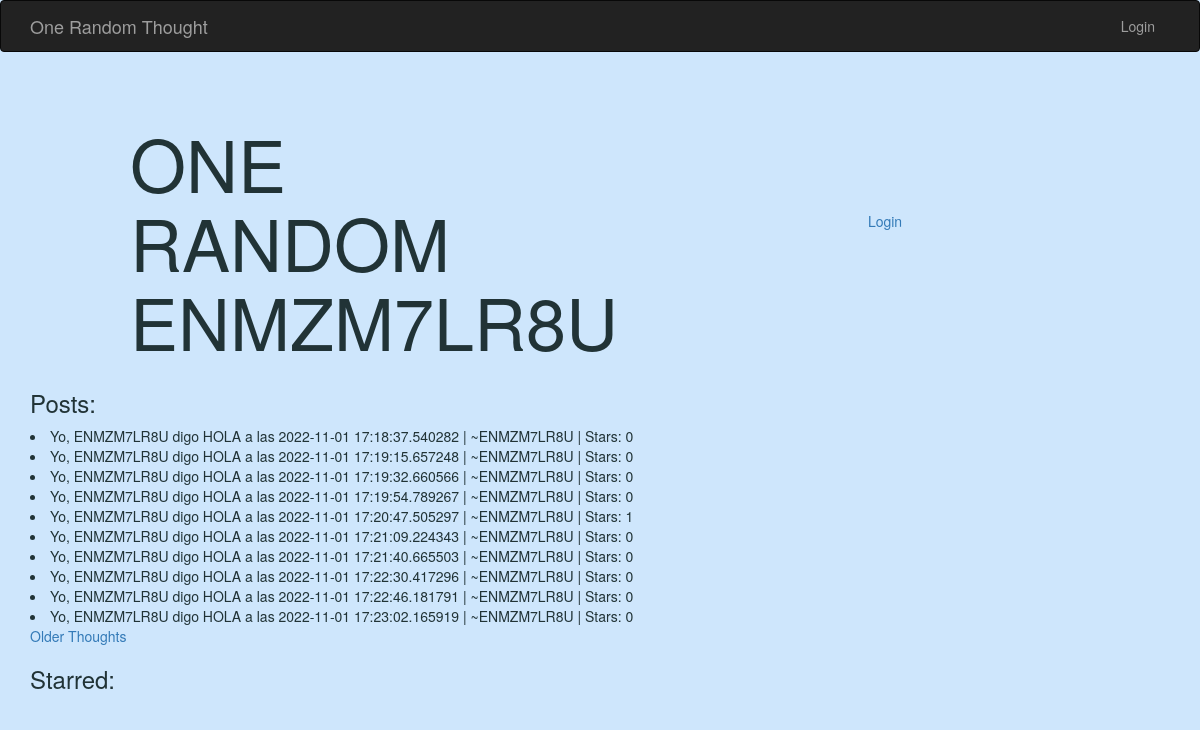
The page /user/ENMZM7LR8U on the database its author committed.
### app/models.py (models this page shows, shortened)
class User(UserMixin, db.Model):
    id = db.Column(db.Integer, primary_key=True)
    username = db.Column(db.String(64), index=True, unique=True)
    email = db.Column(db.String(120), index=True, unique=True)
    password_hash = db.Column(db.String(128))
    posts = db.relationship('Post', backref='author', lazy='dynamic')
    starred_posts = db.relationship('Post', secondary=star, lazy='dynamic', backref=db.backref('users_starred', lazy=True))
    stars = db.Column(db.Integer, default=0)
    last_post = db.Column(db.DateTime, default = date.min)

class Post(db.Model):
    id = db.Column(db.Integer, primary_key=True)
    body = db.Column(db.String(140))
    timestamp = db.Column(db.DateTime, index=True, default=datetime.utcnow)
    user_id = db.Column(db.Integer, db.ForeignKey('user.id'))
    def stars(self):
        return len(self.users_starred)

### app/main/routes.py (the view)
@bp.route("/user/<username>")
def profile(username):
    posts_page = request.args.get('posts_page', 1, type=int)
    starred_page = request.args.get('starred_page', 1, type=int)
    user = User.query.filter_by(username=username).first_or_404()
    user_posts = user.posts.paginate(page=posts_page, per_page=current_app.config['POSTS_PER_PAGE'], error_out=False)
    starred_posts = user.starred_posts.paginate(page=starred_page, per_page=current_app.config['POSTS_PER_PAGE'], error_out=False)
    user_posts_next_url = url_for('main.profile', username=username, posts_page=user_posts.next_num, starred_page=starred_page) if user_posts.has_next else None
    user_posts_prev_url = url_for('main.profile', username=username, posts_page=user_posts.prev_num, starred_page=starred_page) if user_posts.has_prev else None
    starred_posts_next_url = url_for('main.profile', username=username, posts_page=posts_page, starred_page=starred_posts.next_num) if starred_posts.has_next else None
    starred_posts_prev_url = url_for('main.profile', username=username, posts_page=posts_page, starred_page=starred_posts.prev_num) if starred_posts.has_prev else None
    return render_template('profile.html', title="{}'s Profile".format(username),\
                                                                    user=user, \
                                                                    user_posts=user_posts.items, \
                                                                    starred_posts=starred_posts.items, \
                                                                    user_posts_next_url = user_posts_next_url, \
                                                                    user_posts_prev_url = user_posts_prev_url, \
                                                                    starred_posts_next_url = starred_posts_next_url, \
                                                                    starred_posts_prev_url = starred_posts_prev_url, \
                                                                    )

### app/templates/profile.html (shortened to what this page needs)
{% extends "base.html" %}
{% block app_content %}
    <div class="grid-container">
        <div class="title grid-child">
            <h1>ONE RANDOM {{ user.username }}</h1>
        </div>
        <div class="login grid-child">
            {% if current_user.is_anonymous %}
            <a href="{{ url_for('auth.login') }}">Login</a></li>
            {% else %}
            <p>Total stars recieved: {{ current_user.stars }}</p>
            <p>Total starred posts: <span id="totalStarred">{{ current_user.starred_posts.count() }}</span></p>
            <a href="{{ url_for('main.profile', username=current_user.username) }}">Profile</a></li>
            <a href="{{ url_for('auth.logout') }}">Logout</a></li>
            {% endif %}
        </div>
    </div>
    <h3>Posts:</h3>
    {% for post in user_posts %}
    <li>
        {{ post.body }} | ~{{ post.author.username }} | Stars: {{ post.stars() }}
    </li>
    {% endfor %}
    {% if user_posts_next_url %}
        <a href="{{ user_posts_next_url }}">Older Thoughts</a>
    {% endif %}
    <h3>Starred:</h3>
{% endblock %}

### app/static/style.css (style rules this page uses)
body { background-color: #cee6fc; color: #213336; }
h1 { margin-top: 50px; margin-left: 100px; text-align: left; font-size: 6vw }
.login { text-align: center; margin: auto; }
.grid-container { margin: auto; display: grid; grid-template-columns: 50% 50%; }

### rows shown on the page
User: username "ENMZM7LR8U"
Post: body "Yo, ENMZM7LR8U digo HOLA a las 2022-11-01 17:18:37.540282", author.username "ENMZM7LR8U", stars "0"
Post: body "Yo, ENMZM7LR8U digo HOLA a las 2022-11-01 17:19:15.657248", author.username "ENMZM7LR8U", stars "0"
Post: body "Yo, ENMZM7LR8U digo HOLA a las 2022-11-01 17:19:32.660566", author.username "ENMZM7LR8U", stars "0"
Post: body "Yo, ENMZM7LR8U digo HOLA a las 2022-11-01 17:19:54.789267", author.username "ENMZM7LR8U", stars "0"
Post: body "Yo, ENMZM7LR8U digo HOLA a las 2022-11-01 17:20:47.505297", author.username "ENMZM7LR8U", stars "1"
Post: body "Yo, ENMZM7LR8U digo HOLA a las 2022-11-01 17:21:09.224343", author.username "ENMZM7LR8U", stars "0"
Post: body "Yo, ENMZM7LR8U digo HOLA a las 2022-11-01 17:21:40.665503", author.username "ENMZM7LR8U", stars "0"
Post: body "Yo, ENMZM7LR8U digo HOLA a las 2022-11-01 17:22:30.417296", author.username "ENMZM7LR8U", stars "0"
Post: body "Yo, ENMZM7LR8U digo HOLA a las 2022-11-01 17:22:46.181791", author.username "ENMZM7LR8U", stars "0"
Post: body "Yo, ENMZM7LR8U digo HOLA a las 2022-11-01 17:23:02.165919", author.username "ENMZM7LR8U", stars "0"
